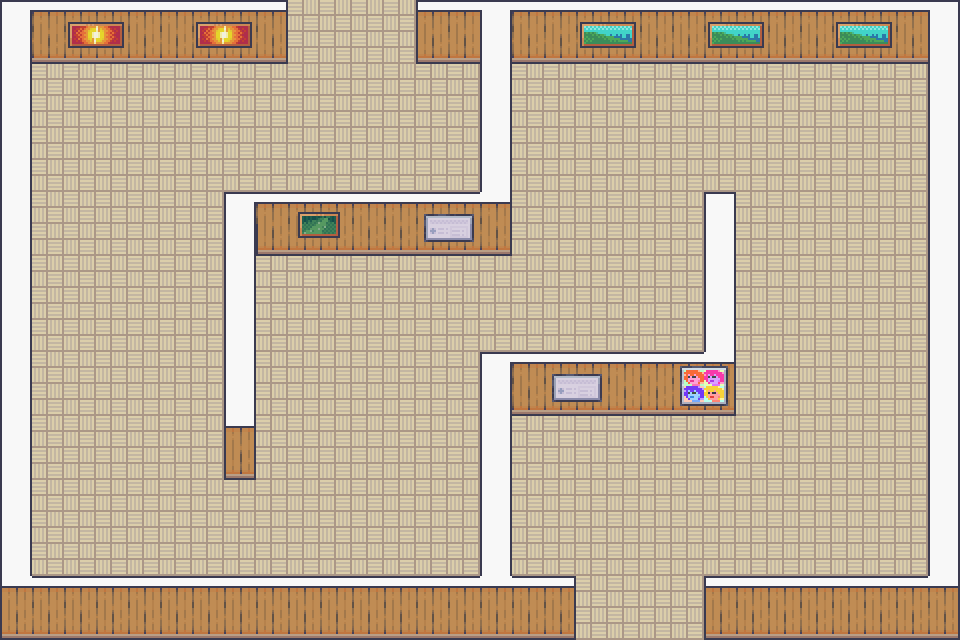

A 2D game scene composited from a Tiled map and its tileset images. What follows is a short description and the map's XML, with every tile layer's data as written:
An orthogonal 30x20 tile map with 32x32 px tiles, 3 tile layers (Ground, instruction, pictures), 3 tilesets and 13 objects.

<map version="1.0" orientation="orthogonal" renderorder="right-down" width="30" height="20" tilewidth="32" tileheight="32" nextobjectid="14">
 <tileset firstgid="1" name="tileset1" tilewidth="32" tileheight="32" tilecount="2560" columns="64">
  <image source="assets/tileset_1.png" width="2048" height="1280" />
 </tileset>
 <tileset firstgid="2561" name="tileset2" tilewidth="32" tileheight="32" tilecount="848" columns="16">
  <image source="assets/tileset_3.png" width="512" height="1696" />
 </tileset>
 <tileset firstgid="3409" name="tileset3" tilewidth="32" tileheight="32" tilecount="1248" columns="16">
  <image source="assets/tileset_2.png" width="512" height="2496" />
 </tileset>
 <layer name="Ground" width="30" height="20">
  <data encoding="csv">
29,45,45,45,45,45,45,45,46,1347,1347,1347,1347,44,45,28,45,45,45,45,45,45,45,45,45,45,45,45,45,27,
92,109,109,109,109,109,109,109,110,1347,1347,1347,1347,108,109,92,109,109,109,109,109,109,109,109,109,109,109,109,109,92,
92,1347,1347,1347,1347,1347,1347,1347,1347,1347,1347,1347,1347,1347,1347,92,1347,1347,1347,1347,1347,1347,1347,1347,1347,1347,1347,1347,1347,92,
92,1347,1347,1347,1347,1347,1347,1347,1347,1347,1347,1347,1347,1347,1347,92,1347,1347,1347,1347,1347,1347,1347,1347,1347,1347,1347,1347,1347,92,
92,1347,1347,1347,1347,1347,1347,1347,1347,1347,1347,1347,1347,1347,1347,92,1347,1347,1347,1347,1347,1347,1347,1347,1347,1347,1347,1347,1347,92,
92,1347,1347,1347,1347,1347,1347,1347,1347,1347,1347,1347,1347,1347,1347,92,1347,1347,1347,1347,1347,1347,1347,1347,1347,1347,1347,1347,1347,92,
92,1347,1347,1347,1347,1347,1347,29,45,45,45,45,45,45,45,53,1347,1347,1347,1347,1347,1347,149,1347,1347,1347,1347,1347,1347,92,
92,1347,1347,1347,1347,1347,1347,92,108,109,109,109,109,109,109,110,1347,1347,1347,1347,1347,1347,92,1347,1347,1347,1347,1347,1347,92,
92,1347,1347,1347,1347,1347,1347,92,1347,1347,1347,1347,1347,1347,1347,1347,1347,1347,1347,1347,1347,1347,92,1347,1347,1347,1347,1347,1347,92,
92,1347,1347,1347,1347,1347,1347,92,1347,1347,1347,1347,1347,1347,1347,1347,1347,1347,1347,1347,1347,1347,92,1347,1347,1347,1347,1347,1347,92,
92,1347,1347,1347,1347,1347,1347,92,1347,1347,1347,1347,1347,1347,1347,1347,1347,1347,1347,1347,1347,1347,92,1347,1347,1347,1347,1347,1347,92,
92,1347,1347,1347,1347,1347,1347,92,1347,1347,1347,1347,1347,1347,1347,29,45,45,45,45,45,45,53,1347,1347,1347,1347,1347,1347,92,
92,1347,1347,1347,1347,1347,1347,92,1347,1347,1347,1347,1347,1347,1347,92,109,109,109,109,109,109,110,1347,1347,1347,1347,1347,1347,92,
92,1347,1347,1347,1347,1347,1347,47,1347,1347,1347,1347,1347,1347,1347,92,1347,1347,1347,1347,1347,1347,1347,1347,1347,1347,1347,1347,1347,92,
92,1347,1347,1347,1347,1347,1347,111,1347,1347,1347,1347,1347,1347,1347,92,1347,1347,1347,1347,1347,1347,1347,1347,1347,1347,1347,1347,1347,92,
92,1347,1347,1347,1347,1347,1347,1347,1347,1347,1347,1347,1347,1347,1347,92,1347,1347,1347,1347,1347,1347,1347,1347,1347,1347,1347,1347,1347,92,
92,1347,1347,1347,1347,1347,1347,1347,1347,1347,1347,1347,1347,1347,1347,92,1347,1347,1347,1347,1347,1347,1347,1347,1347,1347,1347,1347,1347,92,
92,1347,1347,1347,1347,1347,1347,1347,1347,1347,1347,1347,1347,1347,1347,92,1347,1347,1347,1347,1347,1347,1347,1347,1347,1347,1347,1347,1347,92,
51,45,45,45,45,45,45,45,45,45,45,45,45,45,45,52,45,46,1347,1347,1347,1347,44,45,45,45,45,45,45,53,
108,109,109,109,109,109,109,109,109,109,109,109,109,109,109,109,109,110,1347,1347,1347,1347,108,109,109,109,109,109,109,110
</data>
 </layer>
 <objectgroup name="ObjectLayer1">
  <object id="1" x="416" y="0" width="542" height="64" />
  <object id="2" x="1" y="0" width="287" height="61" />
  <object id="3" x="1" y="59" width="29" height="576" />
  <object id="4" x="31" y="578" width="543" height="59" />
  <object id="5" x="705" y="579" width="255" height="59" />
  <object id="6" x="929" y="66" width="29" height="512" />
  <object id="7" x="483" y="62" width="28" height="192" />
  <object id="8" x="225" y="193" width="256" height="59" />
  <object id="9" x="226" y="251" width="28" height="228" />
  <object id="10" x="482" y="353" width="28" height="223" />
  <object id="11" x="703" y="191" width="29" height="160" />
  <object id="12" x="510.667" y="352.333" width="224.667" height="62.6667" />
  <object id="13" x="670.667" y="-232" />
 </objectgroup>
 <layer name="instruction" width="30" height="20">
  <data encoding="csv">
0,0,0,0,0,0,0,0,0,0,0,0,0,0,0,0,0,0,0,0,0,0,0,0,0,0,0,0,0,0,
0,0,0,0,0,0,0,0,0,0,0,0,0,0,0,0,0,0,0,0,0,0,0,0,0,0,0,0,0,0,
0,0,0,0,0,0,0,0,0,0,0,0,0,0,0,0,0,0,0,0,0,0,0,0,0,0,0,0,0,0,
0,0,0,0,0,0,0,0,0,0,0,0,0,0,0,0,0,0,0,0,0,0,0,0,0,0,0,0,0,0,
0,0,0,0,0,0,0,0,0,0,0,0,0,0,0,0,0,0,0,0,0,0,0,0,0,0,0,0,0,0,
0,0,0,0,0,0,0,0,0,0,0,0,0,0,0,0,0,0,0,0,0,0,0,0,0,0,0,0,0,0,
0,0,0,0,0,0,0,0,0,0,0,0,0,2697,2698,0,0,0,0,0,0,0,0,0,0,0,0,0,0,0,
0,0,0,0,0,0,0,0,0,0,0,0,0,2713,2714,0,0,0,0,0,0,0,0,0,0,0,0,0,0,0,
0,0,0,0,0,0,0,0,0,0,0,0,0,0,0,0,0,0,0,0,0,0,0,0,0,0,0,0,0,0,
0,0,0,0,0,0,0,0,0,0,0,0,0,0,0,0,0,0,0,0,0,0,0,0,0,0,0,0,0,0,
0,0,0,0,0,0,0,0,0,0,0,0,0,0,0,0,0,0,0,0,0,0,0,0,0,0,0,0,0,0,
0,0,0,0,0,0,0,0,0,0,0,0,0,0,0,0,0,2697,2698,0,0,0,0,0,0,0,0,0,0,0,
0,0,0,0,0,0,0,0,0,0,0,0,0,0,0,0,0,2713,2714,0,0,0,0,0,0,0,0,0,0,0,
0,0,0,0,0,0,0,0,0,0,0,0,0,0,0,0,0,0,0,0,0,0,0,0,0,0,0,0,0,0,
0,0,0,0,0,0,0,0,0,0,0,0,0,0,0,0,0,0,0,0,0,0,0,0,0,0,0,0,0,0,
0,0,0,0,0,0,0,0,0,0,0,0,0,0,0,0,0,0,0,0,0,0,0,0,0,0,0,0,0,0,
0,0,0,0,0,0,0,0,0,0,0,0,0,0,0,0,0,0,0,0,0,0,0,0,0,0,0,0,0,0,
0,0,0,0,0,0,0,0,0,0,0,0,0,0,0,0,0,0,0,0,0,0,0,0,0,0,0,0,0,0,
0,0,0,0,0,0,0,0,0,0,0,0,0,0,0,0,0,0,0,0,0,0,0,0,0,0,0,0,0,0,
0,0,0,0,0,0,0,0,0,0,0,0,0,0,0,0,0,0,0,0,0,0,0,0,0,0,0,0,0,0
</data>
 </layer>
 <layer name="pictures" width="30" height="20">
  <data encoding="csv">
0,0,3619,3620,0,0,3619,3620,0,0,0,0,0,0,0,0,0,0,3621,3622,0,0,3621,3622,0,0,3621,3622,0,0,
0,0,3635,3636,0,0,3635,3636,0,0,0,0,0,0,0,0,0,0,3637,3638,0,0,3637,3638,0,0,3637,3638,0,0,
0,0,0,0,0,0,0,0,0,0,0,0,0,0,0,0,0,0,0,0,0,0,0,0,0,0,0,0,0,0,
0,0,0,0,0,0,0,0,0,0,0,0,0,0,0,0,0,0,0,0,0,0,0,0,0,0,0,0,0,0,
0,0,0,0,0,0,0,0,0,0,0,0,0,0,0,0,0,0,0,0,0,0,0,0,0,0,0,0,0,0,
0,0,0,0,0,0,0,0,0,0,0,0,0,0,0,0,0,0,0,0,0,0,0,0,0,0,0,0,0,0,
0,0,0,0,0,0,0,0,0,3617,3618,0,0,0,0,0,0,0,0,0,0,0,0,0,0,0,0,0,0,0,
0,0,0,0,0,0,0,0,0,3633,3634,0,0,0,0,0,0,0,0,0,0,0,0,0,0,0,0,0,0,0,
0,0,0,0,0,0,0,0,0,0,0,0,0,0,0,0,0,0,0,0,0,0,0,0,0,0,0,0,0,0,
0,0,0,0,0,0,0,0,0,0,0,0,0,0,0,0,0,0,0,0,0,0,0,0,0,0,0,0,0,0,
0,0,0,0,0,0,0,0,0,0,0,0,0,0,0,0,0,0,0,0,0,0,0,0,0,0,0,0,0,0,
0,0,0,0,0,0,0,0,0,0,0,0,0,0,0,0,0,0,0,0,0,2753,2754,0,0,0,0,0,0,0,
0,0,0,0,0,0,0,0,0,0,0,0,0,0,0,0,0,0,0,0,0,2769,2770,0,0,0,0,0,0,0,
0,0,0,0,0,0,0,0,0,0,0,0,0,0,0,0,0,0,0,0,0,0,0,0,0,0,0,0,0,0,
0,0,0,0,0,0,0,0,0,0,0,0,0,0,0,0,0,0,0,0,0,0,0,0,0,0,0,0,0,0,
0,0,0,0,0,0,0,0,0,0,0,0,0,0,0,0,0,0,0,0,0,0,0,0,0,0,0,0,0,0,
0,0,0,0,0,0,0,0,0,0,0,0,0,0,0,0,0,0,0,0,0,0,0,0,0,0,0,0,0,0,
0,0,0,0,0,0,0,0,0,0,0,0,0,0,0,0,0,0,0,0,0,0,0,0,0,0,0,0,0,0,
0,0,0,0,0,0,0,0,0,0,0,0,0,0,0,0,0,0,0,0,0,0,0,0,0,0,0,0,0,0,
0,0,0,0,0,0,0,0,0,0,0,0,0,0,0,0,0,0,0,0,0,0,0,0,0,0,0,0,0,0
</data>
 </layer>
</map>
